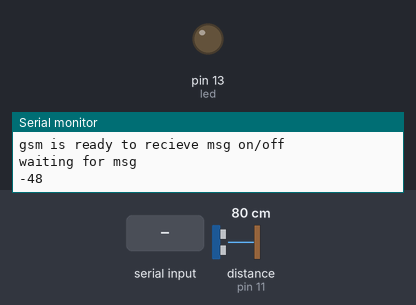
Bench run of a sketch on a simulated Arduino Uno, built with avr-gcc and run on an emulated ATmega328P. Parts: output pins drawn as LEDs (lit = HIGH), the last lines printed to the serial monitor. Wiring (inferred from the names in the program): ultrasonic range finder: trigger pin 12; echo pin 11. The inputs (shaded band) are chosen by the test bench; at power-on: distance to the obstacle (sensor on pin 11) 80 cm. The echo pulse lasts 58.3 µs per cm; the modem accepts every AT command (registered, SIM ready, sends succeed) and sends nothing else; pins used as bus, display or sensor lines are not drawn.

Above: at 2.3 s.
2.4 s: "ON\n" received over the second serial link
At 5.0 s:
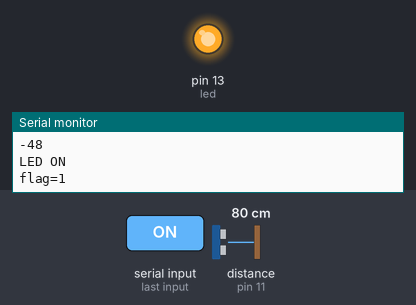
5.6 s: "OFF\n" received over the second serial link
At 8.4 s:
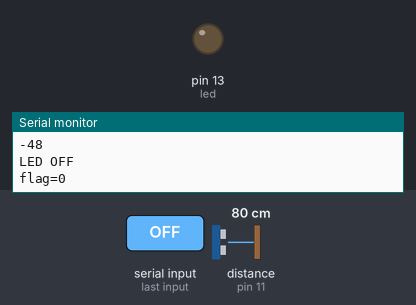
Timing chart, 0 to 9.9 s (numbered marks = the images above; inputs shaded):
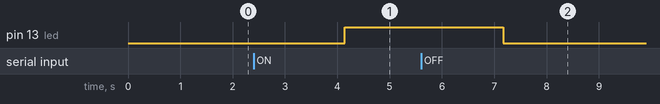

The sketch:

GSM_with_ultrasonic.ino
```cpp
#include <SoftwareSerial.h> //software serial library for serial communication b/w arduino & GSM
SoftwareSerial mySerial(8, 9);//connect Tx pin of GSM to pin 8 of arduino && Rx pin of GSM to pin no 9 of arduino


int led = 13;
String message;
int flag=0;
int trig = 12;
int echo = 11;

void setup() {

Serial.println("welcome");

  mySerial.begin(9600);   // Setting the baud rate of GSM Module

  Serial.begin(9600);    // Setting the baud rate of Serial Monitor (Arduino)

  delay(100);


  mySerial.println("AT+CNMI=2,2,0,0,0"); // AT Command to receive a live SMS

  delay(1000);

  Serial.println("gsm is ready to recieve msg on/off");

  pinMode(led,OUTPUT);

  digitalWrite(led,LOW);

    char remoteNum[20]="+919712128444";  // telephone number to send sms

    //char txtMsg[20]="LED IS ON";


  Serial.println("waiting for msg");


  pinMode(trig, OUTPUT);
  pinMode(echo, INPUT);
}


void loop() {
   char remoteNum[20]="+919712128444";  // telephone number to send sms

     // char txtMsg[20]="LED IS ON";

   long t = 0, h = 0, hp = 0;

  // Transmitting pulse
  digitalWrite(trig, LOW);
  delayMicroseconds(2);
  digitalWrite(trig, HIGH);
  delayMicroseconds(10);
  digitalWrite(trig, LOW);

  // Waiting for pulse
  t = pulseIn(echo, HIGH);

  // Calculating distance
  h = t / 58;

  h = h - 6;  // offset correction
  h = 50 - h;  // water height, 0 - 50 cm

  hp = 2 * h;  // distance in %, 0-100 %

  // Sending to computer
  Serial.print(hp);
  // Serial.print(" cm\n");
  Serial.print("\n");


  if (mySerial.available()>0){

  message = mySerial.readString();

  }


  if(message.indexOf("ON") > -1){

    flag=1;

      Serial.println("LED ON");

     digitalWrite(led,1);

     Serial.println("flag=1");


     }

    else if(message.indexOf("OFF") > -1){

       flag=0;

      Serial.println("LED OFF");

      digitalWrite(led,0);

      Serial.println("flag=0");

     }

  else if(message.indexOf("info") > -1)

  {

    if(flag==1)

     {

      mySerial.println("AT+CMGF=1");    //Sets the GSM Module in Text Mode

     delay(1000);  // Delay of 1 second

     mySerial.println("AT+CMGS=\"+919712128444\"\r"); // Replace x with mobile number

     delay(1000);

     mySerial.println("your power is on");// The SMS text you want to send

     Serial.println("text is sended by viru 1");

     delay(100);

     mySerial.println((char)26);// ASCII code of CTRL+Z for saying the end of sms to  the module

      delay(1000);

     }

     else if(message.indexOf("waterlevel") > -1)

  {


      mySerial.println("AT+CMGF=1");    //Sets the GSM Module in Text Mode

     delay(1000);  // Delay of 1 second

     mySerial.println("AT+CMGS=\"+919712128444\"\r"); // Replace x with mobile number

     delay(1000);

     mySerial.print("Current water level is ");// The SMS text you want to send
     mySerial.print(hp);

     Serial.println("water level is sended");

     delay(100);

     mySerial.println((char)26);// ASCII code of CTRL+Z for saying the end of sms to  the module

      delay(1000);


  }

     else

     {

      mySerial.println("AT+CMGF=1");    //Sets the GSM Module in Text Mode

     delay(1000);  // Delay of 1 second

     mySerial.println("AT+CMGS=\"+919712128444\"\r"); // Replace x with mobile number

     delay(1000);

      mySerial.println("your power is off");// The SMS text you want to send

      Serial.println("text is sended flag=0");

     delay(100);

     mySerial.println((char)26);// ASCII code of CTRL+Z for saying the end of sms to  the module

      delay(1000);

     }
 }
delay(10);
delay(1000);

}
```

Measured:
- after the input at 2.4 s, pin 13 (led): LOW → HIGH after 1.7 s
- after the input at 5.6 s, pin 13 (led): HIGH → LOW after 1.6 s
